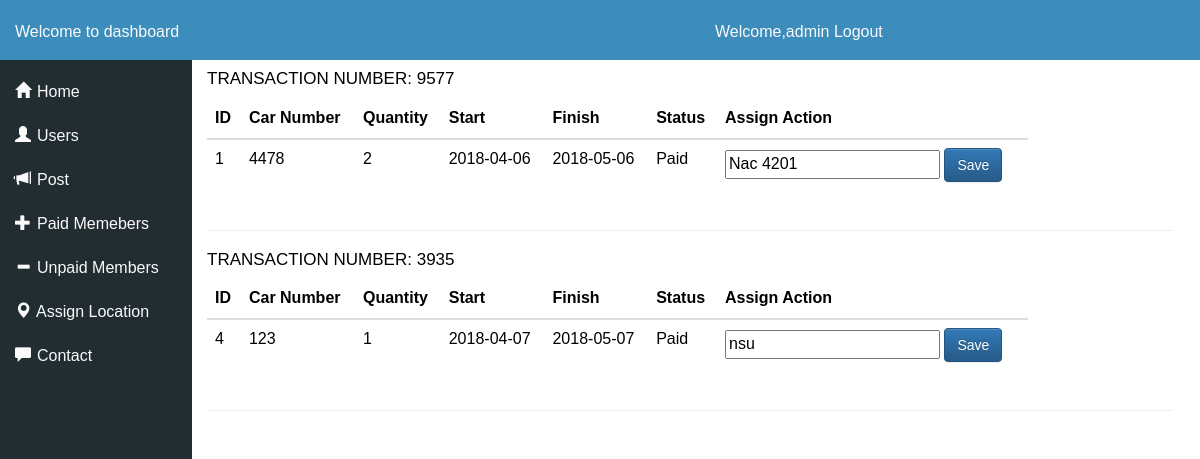
Page /admin/assign_loc.php (signed in) on the committed database.
### tables this page shows
CREATE TABLE `paid` (
  `id` int(13) DEFAULT NULL,
  `name` varchar(255) DEFAULT NULL,
  `email` varchar(130) NOT NULL,
  `phone` varchar(18) DEFAULT NULL,
  `car_number` varchar(70) DEFAULT NULL,
  `quantity` int(3) DEFAULT NULL,
  `Start` date NOT NULL,
  `mytime` varchar(60) NOT NULL,
  `finish` date NOT NULL,
  `total_cost` int(16) DEFAULT NULL,
  `transaction_id` varchar(255) DEFAULT NULL,
  `status` varchar(10) DEFAULT NULL
);

CREATE TABLE `location` (
  `id` int(13) DEFAULT NULL,
  `email` varchar(130) NOT NULL,
  `car_number` varchar(70) DEFAULT NULL,
  `quantity` int(3) DEFAULT NULL,
  `Start` date NOT NULL,
  `mytime` time NOT NULL,
  `finish` date NOT NULL,
  `parking_location` varchar(100) DEFAULT NULL,
  `transaction_id` varchar(255) DEFAULT NULL,
  `status` varchar(10) DEFAULT NULL
);

### admin/assign_loc.php (the view, shortened to what this page needs)
<?php
	require_once('functions.php');
?>
<!DOCTYPE html>
<html lang="en">
<head>
<?php	include_once('title.php');
	?>
</head>
<body>
	<?php  include_once('ad-head.php') ?>
	<div class="main-sidebar">
			<?php include_once("ad_menu.php"); ?>
	</div>
	<div class="page-content">
		<div class="container">
			<?php
						$sql = mysqli_query($connection,"SELECT *FROM paid");
						while($result=$sql->fetch_assoc()) :?>
						<h4>Transaction Number: <?php   if(isset($result['transaction_id'])){ echo $result['transaction_id']; }  ?> </h4>
					<div class="table table-responsive">
						<table class="table">
							<thead>
								<th>ID</th>
								<th>Car Number</th>
								<th>Quantity</th>
								<th>Start</th>
								<th>Finish</th>
								<th>Status</th>
								<th> Assign Action</th>
							</thead>
							<tbody>
								<tr>
										<td><?php   if(isset($result['id'])){ echo $number= $result['id']; }  ?></td>
										<td><?php   if(isset($result['car_number'])){ echo $number= $result['car_number']; }  ?></td>
										<td><?php   if(isset($result['quantity'])){ echo $result['quantity']; }  ?></td>
										<td><?php   if(isset($result['Start'])){ echo $result['Start'];}   ?></td>
										<td><?php   if(isset($result['finish'])){  echo $result['finish']; }  ?></td>
										<td><?php   if(isset($result['status'])){ echo $result['status']; }  ?></td>
										<td>
										<?php
											$check = mysqli_query($connection,"SELECT *FROM location WHERE car_number='$number'");
												while($pull = $check->fetch_assoc()){
								 				$already=$pull['parking_location'];
											}
										?>
											<form action="<?php echo $_SERVER['PHP_SELF'] ?>" method="POST">
												<input type="text" name="location" placeholder="Location" value="<?php if(isset($already)){echo $already;}   ?>">
												<input type="submit" value="Save" name="save" class="btn btn-primary">
											</form>
										</td>
								</tr>
							</tbody>
						</table>
					</div>
					<hr>
				<?php endwhile; ?>
		</div>
	</div>
</body>

### admin/title.php (shortened to what this page needs)
<link rel="stylesheet" href="css/bootstrap.min.css">
<link rel="stylesheet" href="css/bootstrap-theme.min.css">
<link rel="stylesheet" href="style.css">
<link rel="stylesheet" href="responsive.css">

### admin/ad-head.php
<div class="admin-head">
	<div class="conatiner">
		<div class="header-area col-md-12 col-sm-12 col-xs-12">
			<div class="row">
				<div class="header-left col-md-7 col-sm-7 col-xs-7">
					<a href="#">Welcome to dashboard</a>
				</div>
				<div class="header-right col-dm-5 col-sm-5 col-xs-5">
					<a href="#">Welcome,<?php echo $_SESSION['AdminName'];   ?></a>
					<a href="logout.php">Logout</a>
				</div>
			</div>
		</div>
	</div>
</div>

### admin/ad_menu.php (shortened to what this page needs)
<ul>
	<li><a href="dashboard.php"><span class="glyphicon glyphicon-home"></span> Home</a></li>
	<li><a href="users.php"><span class="glyphicon glyphicon-user"></span> Users</a></li>
	<li><a href="#"><span class="glyphicon glyphicon-bullhorn"></span> Post</a>
	</li>
	<li><a href="paid.php"><span class="glyphicon glyphicon-plus"></span> Paid Memebers</a></li>
	<li><a href="unpaid.php"><span class="glyphicon glyphicon-minus"></span> Unpaid Members</a></li>
	<li><a href="assign_loc.php"><span class="glyphicon glyphicon-map-marker"></span> Assign Location</a></li>
	<li><a href="contact.php"><span class="glyphicon glyphicon-comment"></span> Contact</a></li>
</ul>

### admin/style.css (style rules this page uses)
body { font-family: 'Oswald', sans-serif; font-size: 16px; margin:0; line-height: 1.3em; font-family: tahoma, arial; line-height: 24px; background: #ffffff; color: #000000; -webkit-transition: all 0.2s ease-out; -moz-transition: all 0.2s ease-out; -o-transition: all 0.2s ease-out; transition: all 0.2s ease-out; }
h4 { color:#000000; font-size: 17px; text-transform: uppercase; letter-spacing: 2.5; }
span { text-transform: uppercase; letter-spacing: 1.5px; font-weight: normal; }
.main-sidebar { width:16%; min-height: 100%; float:left; background-color:#222d32; position: fixed; top:60px; left:0; overflow: hidden; }
.main-sidebar ul, .main-sidebar ul li { width:100%; padding: 10px 0; }
.main-sidebar ul li a { width:100%; padding: 10px 13px; color:#fafafa; border-left:2px solid transparent; }
.page-content { width:83%; overflow: hidden; position: absolute; left:16%; top:60px; }
.container { width:100%; margin:auto; }
.admin-head { width:100%; overflow: hidden; top:0px; position: fixed; background-color:#3c8dbc; max-height: 60px; min-height:60px; color:#FAFAFA; padding: 20px 0; z-index:999; }
.admin-head a { color:#fafafa; }
table { max-width: 85% !important; }

### rows in the picture
paid: transaction "9577", id "1", car_number "4478", quantity "2", Start "2018-04-06", finish "2018-05-06", status "Paid", location "Nac 4201"
paid: transaction "3935", id "4", car_number "123", quantity "1", Start "2018-04-07", finish "2018-05-07", status "Paid", location "nsu"

### other values in the picture
$_SESSION['AdminName'] "admin"
